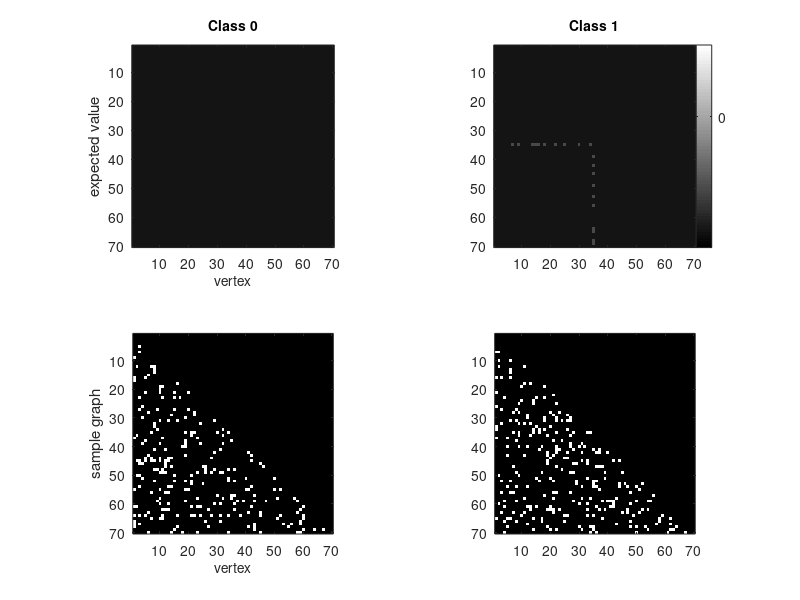

This figure's MATLAB source: (Note: this script raises an error after producing the figure.)
%% synthetic
clear, clc


% # neurons
V=70;

% signal subgraph
m=1;
s=20;

Ess = randperm(70);
Ess = Ess(1:s);
thesem = zeros(V);
vstar=round(V/2);
thesem(vstar,Ess) = 1;
thesem(Ess,vstar) = 1;
thesem=tril(thesem,-1);
Ess=find(thesem);

% parameters    
p=0.1;
q=0.3;
E0=p*ones(V);
E1=p*ones(V);
E1(Ess)=q;


fname=['homo_V' num2str(V) '_s' num2str(s) '_p' num2str(round(p*100)) '_q' num2str(round(q*100))];


%% plot params and samples
figure(2), clf
fs=10;

h(2)=subplot(222);
image(E1*64+0.5)
axis('square');
op2b=get(gca,'Position');
colorbar('YTick',[0.01 min(p,q) max(p,q) 1]*64.5,'YTickLabel',[0 min(p,q) max(p,q) 1])
set(gca,'Position',op2b)
title('Class 1','fontsize',fs)

h(1)=subplot(221);
image(E0*64.5)
colormap('gray')
axis('square');
title('Class 0','fontsize',fs)
xlabel('vertex','fontsize',fs)
ylabel('expected value')
op1=get(gca,'Position');
op1(3:4)=op2b(3:4);
set(gca,'Position',op1)


h(3)=subplot(223);
imagesc(tril(E0 > rand(V),-1))
axis('square');
ylabel('sample graph')
xlabel('vertex','fontsize',fs)

h(4)=subplot(224);
imagesc(tril(E1 > rand(V),-1))
axis('square');


for i=1:numel(h)
    set(h(i),'fontsize',fs)
end

print_fig(['../figs/' fname '_mean_sample'],[6 4])


%% simulate data for coherogram plots
clear h SigMat coherent incoherent coherogram Coherogram wset

ns=[4 16 64 256]; %[20 50 100 300];
ncols=length(ns);


for i=1:ncols
    
    % training data
    ntrn=ns(i);
    Atrn = nan(V,V,ntrn);
    Atrn(:,:,1:2:ntrn)=repmat(E0,[1 1 ntrn/2]) > rand(V,V,ntrn/2);
    Atrn(:,:,2:2:ntrn)=repmat(E1,[1 1 ntrn/2]) > rand(V,V,ntrn/2);
    for nn=1:ntrn, Atrn(:,:,nn)=tril(Atrn(:,:,nn),-1); end
    
    ytrn=repmat([0 1],1,ntrn/2);

    constants   = get_constants(Atrn,ytrn);     % get constants to ease classification code
    SigMat{i}   = run_get_fisher_pvals(Atrn,constants);
    incoherent{i} = incoherent_estimator(SigMat{i},s);
    [coherent{i} cocount{i}]= coherent_estimator(SigMat{i},m,s);    
    [coherogram{i} Coherogram{i} wset{i}] = get_coherograms(Atrn,ytrn);
    
end

%% plot SigMat and coheregrams

% wh = [.17 .18];
% side = 0.07;
% bottom=0.07;
% rowpos=0.22;
% colpos=0.19;
% fs=6;
% 
% for i=1:ncols
%     
%     
%     h(1+(i-1)*nrows) = subplot('Position',[0*colpos+side (4-i)*rowpos+bottom wh]);
%     imagesc(SigMat{i})
%     axis('square')
%     ylabel(['n=', num2str(ns(i))],'fontsize',fs)
%     if i<ncols,
%         set(gca,'Xtick',[],'YTick',[]),
%     else
%         xlabel('vertex','fontsize',fs)
%         ylabel([{['n=', num2str(ns(i))]}; {'vertex'}],'fontsize',fs)
%     end
%     if i==1, title([{'significance'};  {'matrix'}],'fontsize',fs), end
%     
%     h(2+(i-1)*nrows) = subplot('Position',[1*colpos+side (4-i)*rowpos+bottom wh]);
%     ass=zeros(V); ass(incoherent{i})=1;
%     imagesc(ass)
%     axis('square')
%     if i<ncols, set(gca,'Xtick',[],'YTick',[]),
%     else set(gca,'Ytick',[]), xlabel('vertex','fontsize',fs)
%     end
%     if i==1, title([{'incoherent'}; {'estimate'}],'fontsize',fs), end
%     ylabel(['# correct = ', num2str(numcorrect(incoherent{i},Ess))],'fontsize',fs)
%     
%     h(3+(i-1)*nrows) = subplot('Position',[2*colpos+side (4-i)*rowpos+bottom wh]);
%     ass=zeros(V); ass(coherent{i})=1;
%     imagesc(ass)
%     axis('square')
%     if i<ncols, set(gca,'Xtick',[],'YTick',[]),
%     else set(gca,'Ytick',[]), xlabel('vertex','fontsize',fs)
%     end
%     if i==1, title([{'coherent'}; {'estimate'}],'fontsize',fs), end
%     ylabel(['# correct = ', num2str(numcorrect(coherent{i},Ess))],'fontsize',fs)
%         
%     h(4+(i-1)*nrows) = subplot('Position',[3*colpos+side (4-i)*rowpos+bottom wh]);
%     imagesc(coherogram{i}(:,1:cocount{i}))
%     axis('square')
%     set(gca,'Ytick',[])
%     if i==1, title({'coherogram'},'fontsize',fs), end
%     if i==ncols, xlabel('log threshold','fontsize',fs), end
%     set(gca,'XTick',ceil(linspace(2,cocount{i},3)),'XTickLabel',...
%         0.1*round(10*log10((wset{i}(ceil(linspace(2,cocount{i},3))))))),
%     
%     h(5+(i-1)*nrows) = subplot('Position',[4*colpos+side (4-i)*rowpos+bottom wh]);
%     imagesc(Coherogram{i}(:,1:cocount{i}))
%     axis('square')
%     set(gca,'Ytick',[])
%     if i==1, title([{'cumulative'}; {'coherogram'}],'fontsize',fs), end
%     if i==ncols, xlabel('log threshold','fontsize',fs), end
%     set(gca,'XTick',ceil(linspace(2,cocount{i},3)),'XTickLabel',...
%         0.1*round(10*log10((wset{i}(ceil(linspace(2,cocount{i},3))))))),
%     
% end
% colormap('gray')
% for i=1:length(h), set(h(i),'fontsize',fs), end
% 
% print_fig(['../figs/' fname '_coherogram'],[5 4])

%% plot SigMat and coheregrams
% load(['../data/' fname])

figure(4), clf
wh = [.21 .18];
side = 0.07;
bottom=0.07;
rowpos=0.22;
colpos=0.21;
fs=6;
nrows=4;


for i=1:ncols
    
    
    h(1+(i-1)*nrows) = subplot('Position',[0*colpos+side (4-i)*rowpos+bottom wh]);
    
    imagesc(-log10(SigMat{i}))
    axis('square')
    ylabel(['n=', num2str(ns(i))],'fontsize',fs)
    if i<ncols,
        set(gca,'Xtick',[],'YTick',[]),
    else
        xlabel('vertex','fontsize',fs)
        ylabel([{['n=', num2str(ns(i))]}; {'vertex'}],'fontsize',fs)
    end
    if i==1, title([{'significance'};  {'matrix'}],'fontsize',fs), end
    
    h(2+(i-1)*nrows) = subplot('Position',[1*colpos+side (4-i)*rowpos+bottom wh]);
    ass=zeros(V); ass(incoherent{i})=1;
    imagesc(ass)
    axis('square')
    if i<ncols, set(gca,'Xtick',[],'YTick',[]),
    else set(gca,'Ytick',[]), xlabel('vertex','fontsize',fs)
    end
    if i==1, title([{'incoherent'}; {'estimate'}],'fontsize',fs), end
    ylabel(['# correct = ', num2str(numcorrect(incoherent{i},Ess))],'fontsize',fs)
    
    h(3+(i-1)*nrows) = subplot('Position',[2*colpos+side (4-i)*rowpos+bottom wh]);
    ass=zeros(V); ass(coherent{i})=1;
    imagesc(ass)
    axis('square')
    if i<ncols, set(gca,'Xtick',[],'YTick',[]),
    else set(gca,'Ytick',[]), xlabel('vertex','fontsize',fs)
    end
    if i==1, title([{'coherent'}; {'estimate'}],'fontsize',fs), end
    ylabel(['# correct = ', num2str(numcorrect(coherent{i},Ess))],'fontsize',fs)
            
    h(4+(i-1)*nrows) = subplot('Position',[3*colpos+side (4-i)*rowpos+bottom wh]);
    imagesc(Coherogram{i}(:,1:cocount{i}))
    axis('square')
    set(gca,'Ytick',[])
    if i==1, title([{'cumulative'}; {'coherogram'}],'fontsize',fs), end
    if i==ncols, xlabel('log significance','fontsize',fs), end
    if cocount{i}>2,
    set(gca,'XTick',ceil(linspace(2,cocount{i},3)),'XTickLabel',...
        0.1*round(10*log10((wset{i}(ceil(linspace(2,cocount{i},3))))))),
    end
    
end
colormap('gray')
for i=1:length(h), set(h(i),'fontsize',fs), end

print_fig(['../figs/' fname '_coherogram'],[5 4])



%% generate data, classify, and get stats
clear alg out Outtemp ns h
% alg stuff
alg(1).name='coherent';
alg(1).star_list=m;
alg(1).edge_list{1}=s;

alg(2).name='incoherent';
alg(2).edge_list=s;

alg(3).name='naive bayes';
alg(3).edge_list=find(ones(V)-diag(ones(V,1)));

nAlgs=numel(alg);
nTrials=20;
ns=[10:10:50 100:50:300];


for i=1:length(ns)
    
    disp(['ntrn ', num2str(ns(i))])

    for j=1:nTrials
        
        disp(['trial ', num2str(j)]) 
        % training data
        ntrn=ns(i);
        Atrn = nan(V,V,ntrn);
        Atrn(:,:,1:2:ntrn)=repmat(E0,[1 1 ntrn/2]) > rand(V,V,ntrn/2);
        Atrn(:,:,2:2:ntrn)=repmat(E1,[1 1 ntrn/2]) > rand(V,V,ntrn/2);
        for nn=1:ntrn, Atrn(:,:,nn)=tril(Atrn(:,:,nn),-1); end

        ytrn=repmat([0 1],1,ntrn/2);
        
        % testing data
        ntst=100;
        Atst = nan(V,V,ntst);
        Atst(:,:,1:2:ntst)=repmat(E0,[1 1 ntst/2]) > rand(V,V,ntst/2);
        Atst(:,:,2:2:ntst)=repmat(E1,[1 1 ntst/2]) > rand(V,V,ntst/2);
        for nn=1:ntst, Atst(:,:,nn)=tril(Atst(:,:,nn),-1); end
        ytst=repmat([0 1],1,ntst/2);
        
        
        % classify
        Outtemp = plugin_classifier_cv_loop(Atrn,ytrn,alg,'HoldOut',Atst,ytst);
        
        % get stats
        Out(1).Lhat(i,j)   = Outtemp(1).Lhat;
        Out(1).correct_edges(i,j) = numcorrect(Outtemp(1).coherent{1},Ess);
        
        Out(2).Lhat(i,j)   = Outtemp(2).Lhat;
        Out(2).correct_edges(i,j) = numcorrect(Outtemp(2).incoherent{1},Ess);
        
        Out(3).Lhat(i,j)   = Outtemp(3).Lhat;
    end
    
end
save(['../data/' fname])

%% plot rates
figure(1), clf

gray1=0.5*[1 1 1];
gray2=0.75*[1 1 1];
sa=0.5;
fs=10;

for n=1:3
    Out(n).misedge_rate=1-mean(Out(n).correct_edges,2)/s;
    Out(n).misedge_ste=std(Out(n).correct_edges,[],2)/(s*sqrt(nTrials));
    Out(n).Lhat_avg=mean(Out(n).Lhat,2);
    Out(n).Lhat_ste=std(Out(n).Lhat,[],2)/sqrt(nTrials);
end


%
h(1)=subplot(121); hold all
errorbar(ns,Out(1).misedge_rate,Out(1).misedge_ste,'k','linewidth',2)
errorbar(ns,Out(2).misedge_rate,Out(2).misedge_ste,'color',gray1,'linewidth',2)
axis([0 ns(end) 0 1])
% set(gca,'YTick',[2:2:s])
xlabel('# training samples','fontsize',fs)
ylabel('missed-edge rate','fontsize',fs)

h(2)=subplot(122); hold all
errorbar(ns,Out(1).Lhat_avg,Out(1).Lhat_ste,'k','linewidth',2)
errorbar(ns,Out(2).Lhat_avg,Out(2).Lhat_ste,'color',gray1,'linewidth',2)
errorbar(ns,Out(3).Lhat_avg,Out(3).Lhat_ste,'color',gray2,'linewidth',2)
axis([0 ns(end) 0 0.5])
xlabel('# training samples','fontsize',fs)
ylabel('misclassification rate','fontsize',fs)
% legend(alg(1).name,alg(2).name, alg(3).name,'fontsize',fs)
legend('coh','inc','nb','fontsize',fs,'Location','Best')
set(gca,'YTick',[0.1:0.1:0.5])



for i=1:numel(h)
    op=get(h(i),'OuterPosition');
    op(4)=op(4)+op(2);
    op(2)=0;
    set(h(i),'OuterPosition',op)
    set(h(i),'fontsize',fs)
end

print_fig(['../figs/' fname '_Lhats'],[6 2]*1.5)


